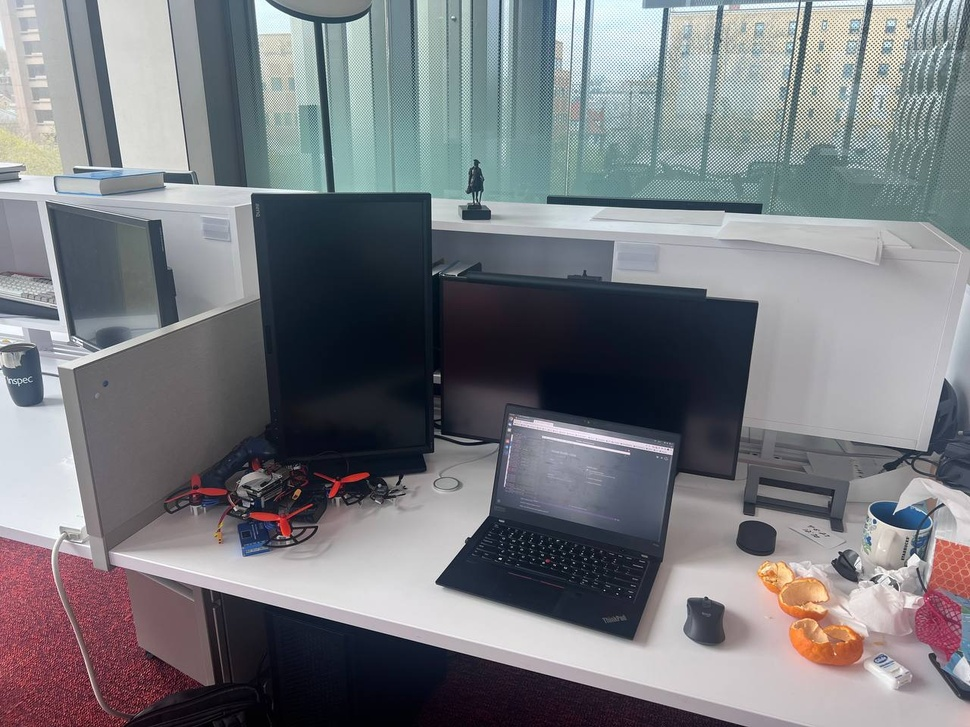
#> input picture src/keyframe_detector/date/img0.jpg, 970 x 727 px, shrunk from 1280 x 960 before the run
$ python keyframe_detector.py
#> lines starting #> are read from the running program, lines starting #| are printed output that depends on the picture
#> in readImage, img is the input picture: shape (727, 970, 3); mean B, G, R 127.1, 122.3, 120.8
#> call 2 of readImage, with file_name = './date/img1.jpg'
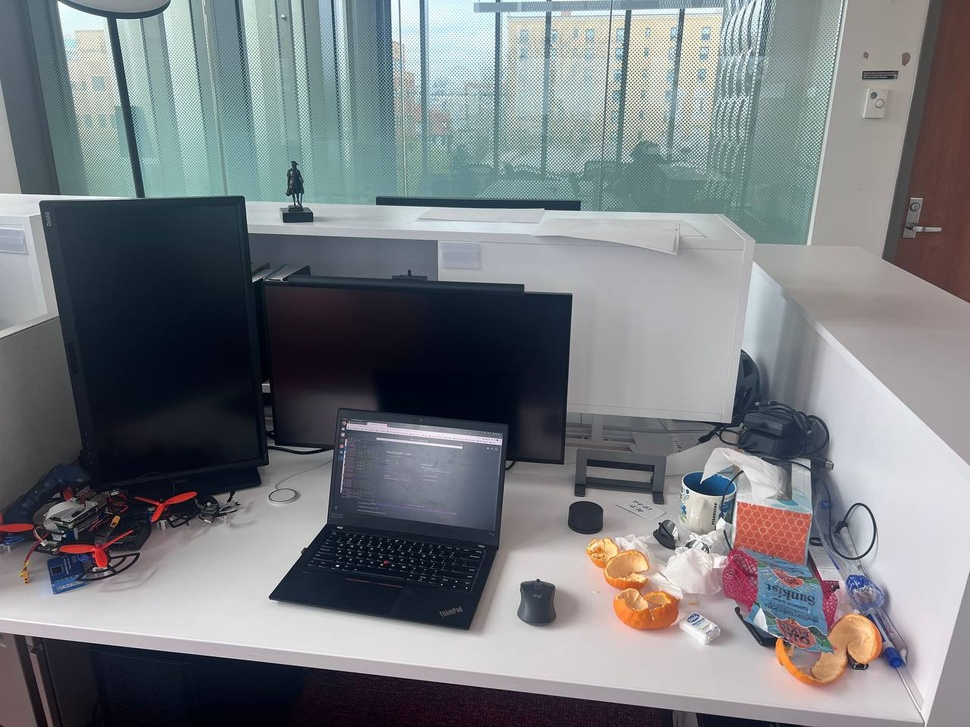
#> input picture src/keyframe_detector/date/img1.jpg, 970 x 727 px, shrunk from 1280 x 960 before the run
#> in readImage, img is the input picture: shape (727, 970, 3); mean B, G, R 127.5, 123.5, 120
#| image shape:  (727, 970, 3)
import numpy as np
import cv2 as cv
import matplotlib.pyplot as plt
import os

class KeyframeDetector():
    def __init__(self):
        # Initiate feature detector
        self.detector = cv.SIFT_create()
        # self.detector = cv.ORB_create()
        self.matcher = cv.BFMatcher(cv.NORM_L2)
        pass

    def computeFeature(self, img_arr, output_name):

        # find the keypoints and descriptor
#> called with output_name = './sift_keypoints./date/img1.jpg.jpg'
        gray = cv.cvtColor(img_arr, cv.COLOR_BGR2GRAY)
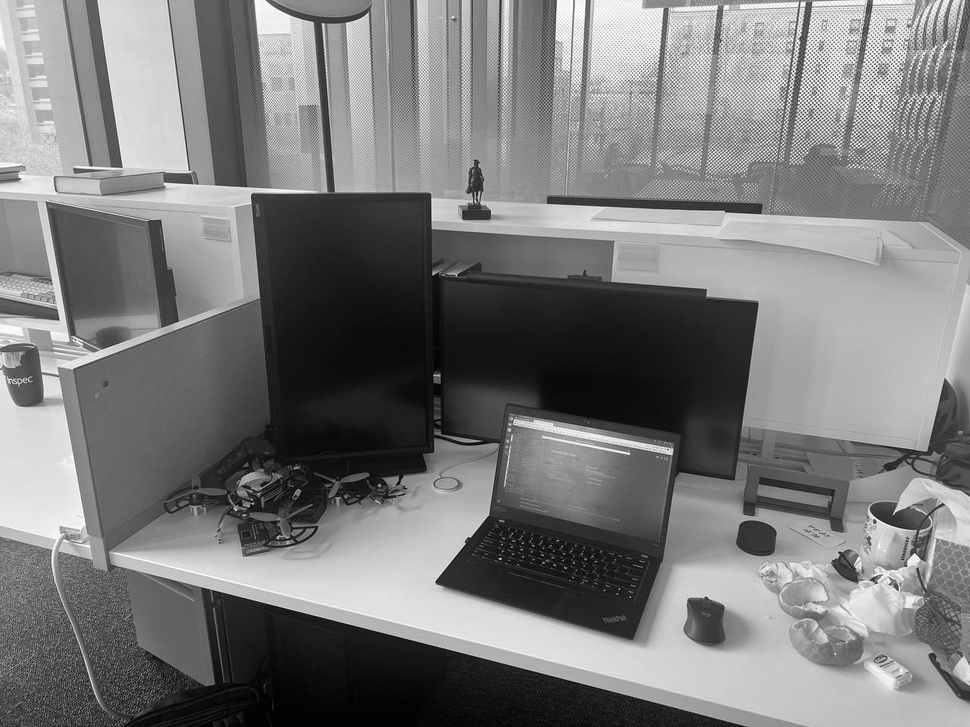
#> gray: shape (727, 970); min 0, max 255, mean 122.4
        kp, des = self.detector.detectAndCompute(gray, None)
#> kp = 1277 keypoints; strongest (x, y, size): (386, 574, 97.1), (875, 522, 2.5), (710, 624, 30.4), (323, 24, 2)

        # draw the feature
        img = cv.drawKeypoints(gray, kp , img_arr, flags=cv.DRAW_MATCHES_FLAGS_DRAW_RICH_KEYPOINTS)
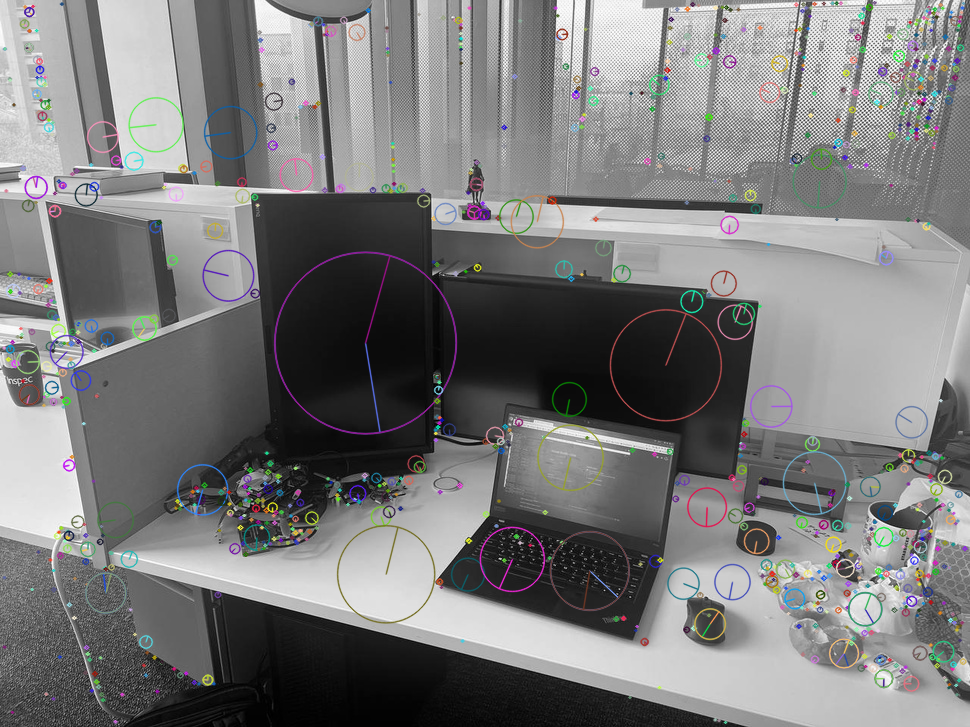
#> img: shape (727, 970, 3); mean B, G, R 122.4, 122.3, 122.3
        cv.imwrite(output_name, img)


        pass

    def frameMatch(self, img_arr, prev_img_arr):
        # match the current img with the prev image
        gray = cv.cvtColor(img_arr, cv.COLOR_BGR2GRAY)
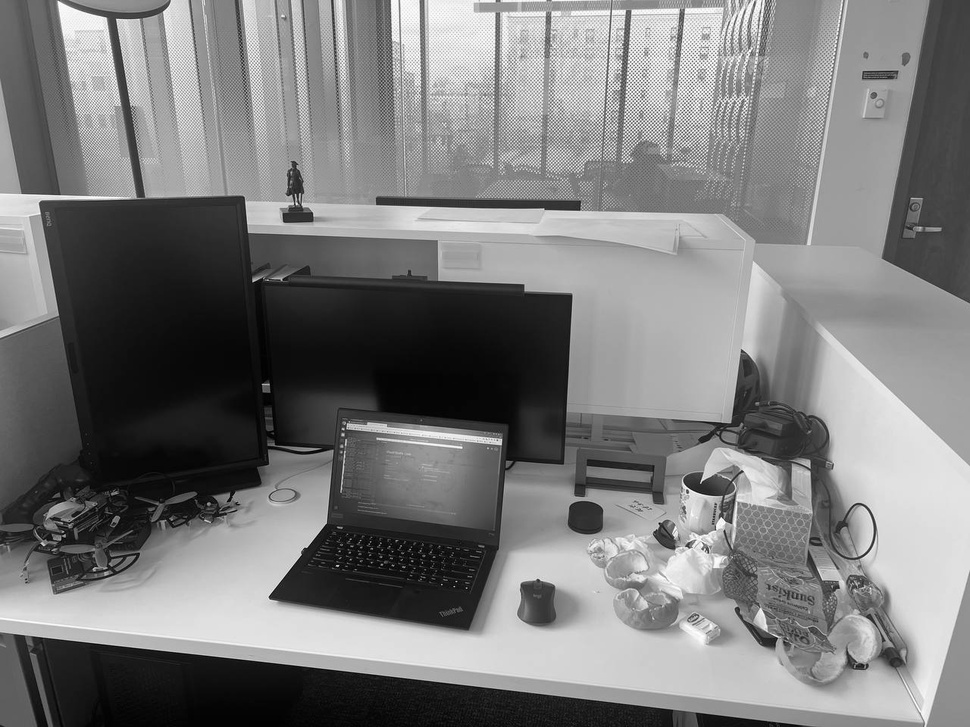
#> gray: shape (727, 970); min 1, max 255, mean 122.9
        kp, des = self.detector.detectAndCompute(gray, None)
#> kp = 1304 keypoints; strongest (x, y, size): (219, 593, 96.9), (687, 492, 2.2), (542, 605, 28.9), (343, 435, 2.2)
        prev_gray = cv.cvtColor(prev_img_arr, cv.COLOR_BGR2GRAY)
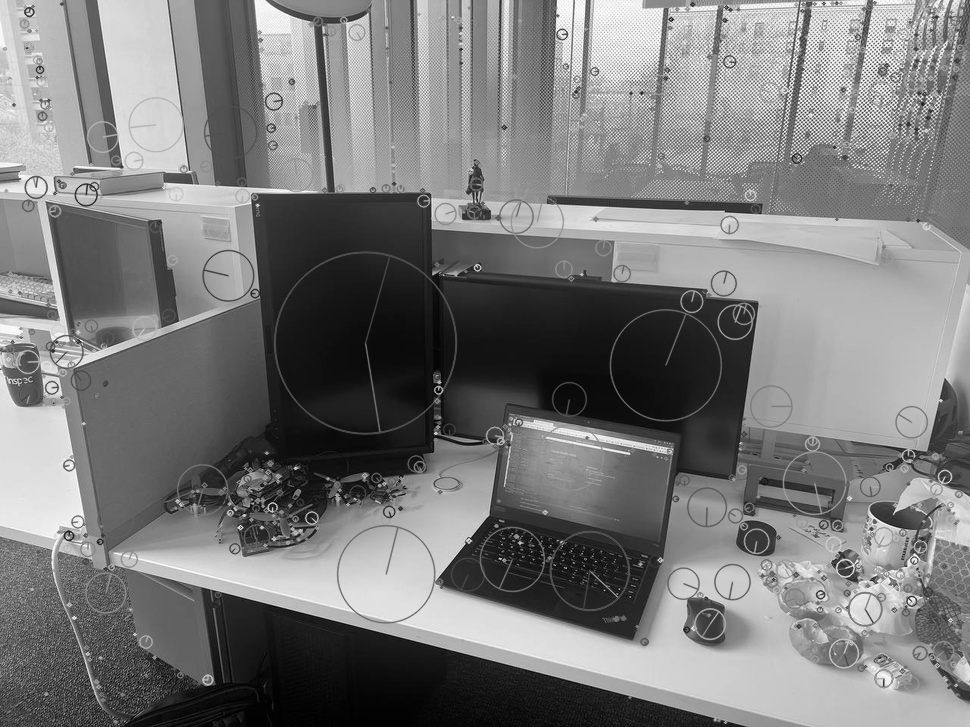
#> prev_gray: shape (727, 970); min 0, max 255, mean 122.3
        prev_kp, prev_des = self.detector.detectAndCompute(prev_gray, None)
#> prev_kp = 1774 keypoints; strongest (x, y, size): (435, 433, 2.2), (295, 468, 2.4), (520, 543, 2.4), (262, 527, 2.3)

        # apply the matcher
        matches = self.matcher.knnMatch(des, prev_des, k=2)
#> matches = 1304 matches

        good = []
        for m,n in matches:
            if m.distance < 0.7 * n.distance:
                good.append(m)
#> after the loop, good = 62 matches

        # cv.drawMatchesKnn expects list of lists as matches.
        draw_params = dict(matchColor = (0,255,0),
                           singlePointColor = None
        )
        match_img = cv.drawMatches(gray, kp,
                                 prev_gray, prev_kp,
                                 good, None,
                                 **draw_params)
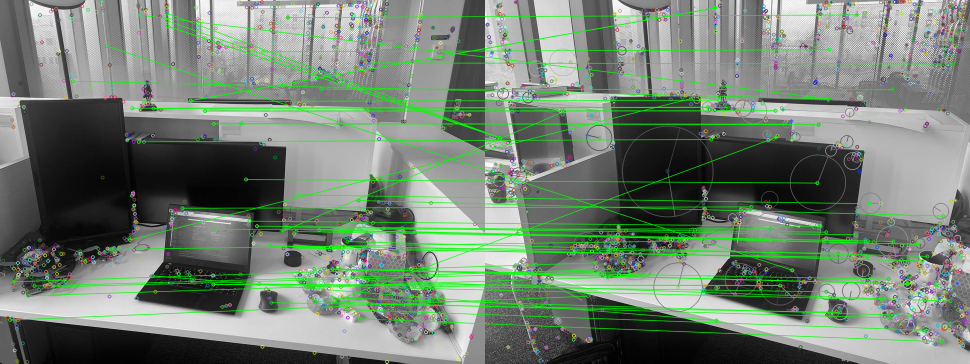
#> match_img: shape (727, 1940, 3) (shown at 1/2 size); mean of channels 0, 1, 2 114.8, 129.9, 114.8; drawn as B, G, R
        cv.imwrite("./test.jpg", match_img)

        # RANSAC
        query_pts = np.float32([kp[m.queryIdx].pt for m in good]).reshape(-1,1,2)
#> query_pts = 62 rows, first 8: [19.74, 639.7], [27.09, 563.1], [56.09, 591.1], [68.44, 571.6], [105.7, 573.4], [145.9, 161.9], [213.2, 91.94], [221.9, 498.3]
        train_pts = np.float32([prev_kp[m.trainIdx].pt for m in good]).reshape(-1,1,2)
#> train_pts = 62 rows, first 8: [205.4, 591.9], [221, 525.2], [245.2, 554.2], [255, 538.5], [287.6, 542.5], [687, 197.2], [614.1, 540], [387.9, 481.7]
        M, mask = cv.findHomography(query_pts, train_pts, cv.RANSAC, 5.0)
#> M = [[0.699, -0.0121, 225.5], [-0.0499, 0.873, 23.09], [-0.000272, -2.01e-05, 1]]; mask = 62 values, max 1 at index 9, min 0 at index 0, mean 0.516
        matchesMask = mask.ravel().tolist()
#> matchesMask has the same summary as mask


        # render
        draw_params = dict(matchColor = (0,255,0),
                           singlePointColor = None,
                           matchesMask = matchesMask # draw only inliers
        )
#> draw_params = 3 items

        match_img = cv.drawMatches(gray, kp,
                                 prev_gray, prev_kp,
                                 good, None,
                                 **draw_params)
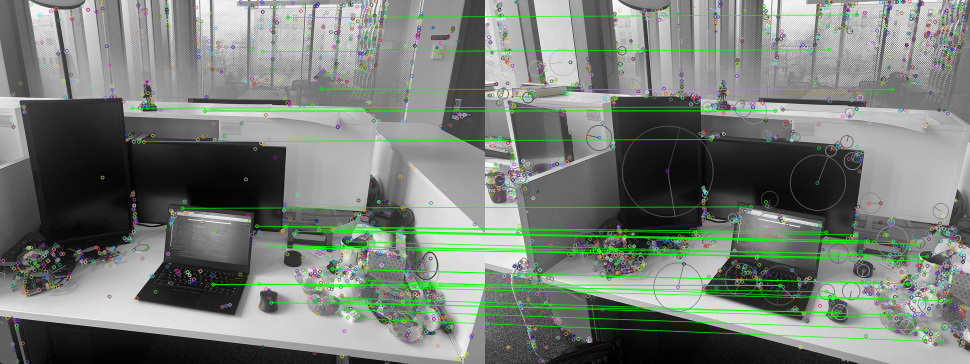
#> match_img: shape (727, 1940, 3) (shown at 1/2 size); mean of channels 0, 1, 2 118.4, 126.3, 118.4; drawn as B, G, R
        cv.imwrite("./test_RANSAC.jpg", match_img)


        pass

    def detectKeyframe(self):
        pass

    def readImage(self, file_name):
        img = cv.imread(file_name)
        return img


if __name__ == "__main__":
    print("Start...")
    kfd = KeyframeDetector()

    # read image
    image_name = "./date/img0.jpg"
    img0_arr = kfd.readImage(image_name)

    image_name = "./date/img1.jpg"
    img1_arr = kfd.readImage(image_name)
    print("image shape: ", img0_arr.shape)

    ## feature detection
    print("Feature detection stage...")
    img_arr = img0_arr
    output_name = "./sift_keypoints" + image_name + ".jpg"
    kfd.computeFeature(img_arr, output_name)

    ## feature matching
    print("feature matching stage...")
    kfd.frameMatch(img1_arr, img0_arr)
